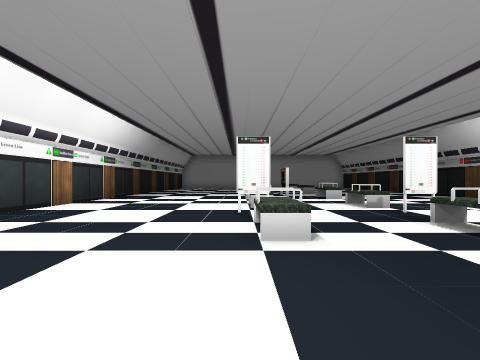
[1] (above)

18 first-person views from a walk through a scene from a Unity 3-D project. The camera is 1.2 m above the floor, looks level and sees 85° across. The floor is counted in squares, 2 m on a side. Each view is taken from the middle of a square. On the plan, view 1 faces up. The plan holds only what a view shows up to about 9 squares ahead; the rest is blank. The place goes on beyond the plan. The player character is not drawn. Some surface patterns are stand-ins.

[2]
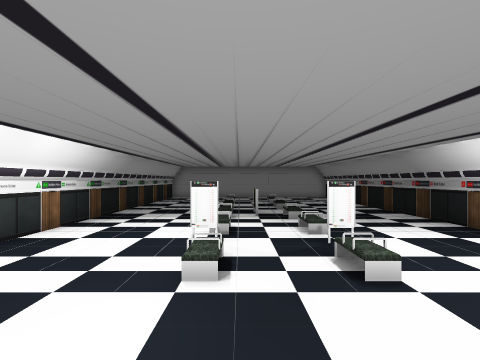

[3]
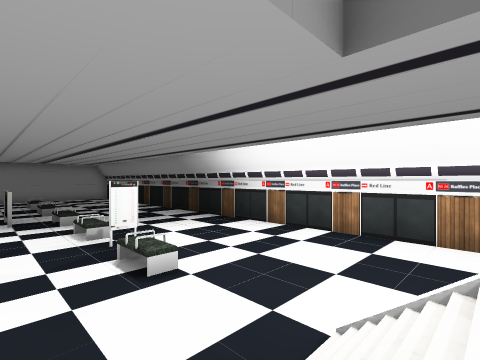

[4]
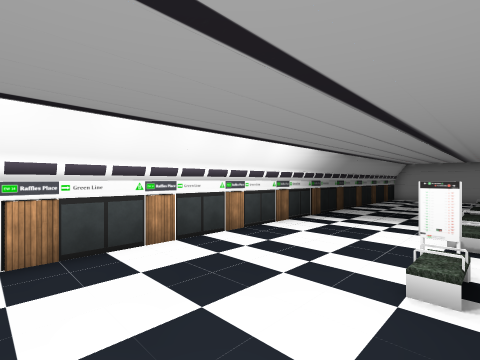

[5]
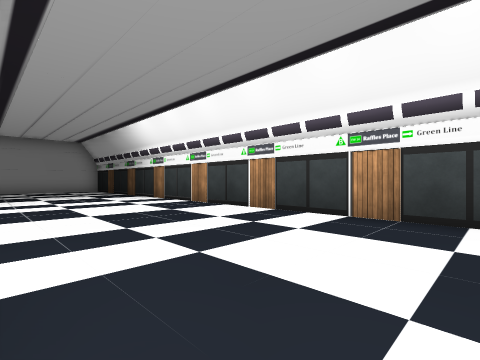

[6]
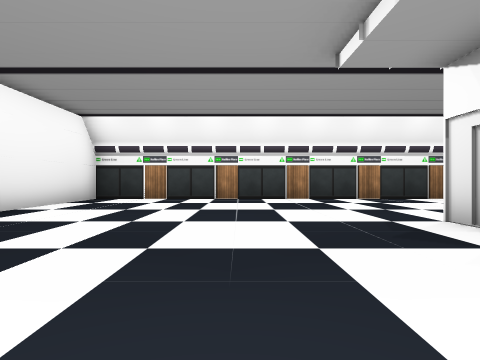

[7]
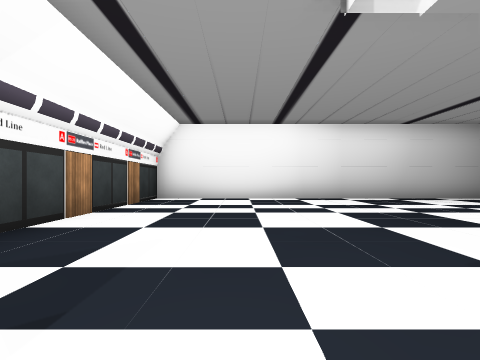

[8]
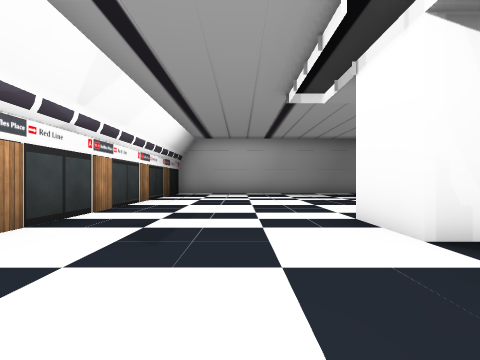

[9]
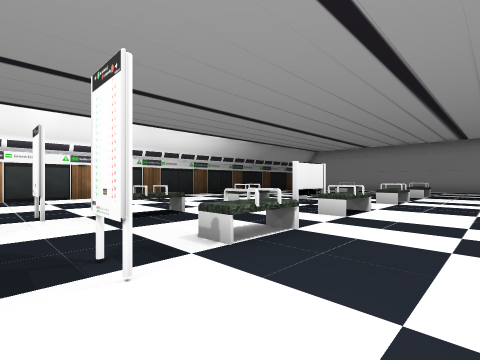

[10]
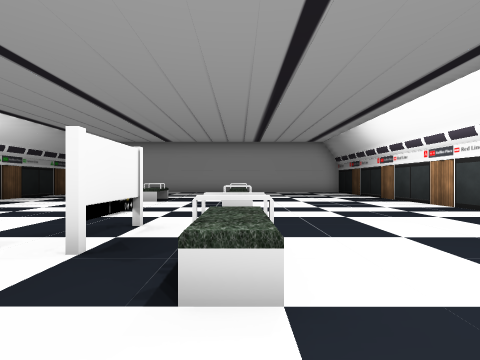

[11]
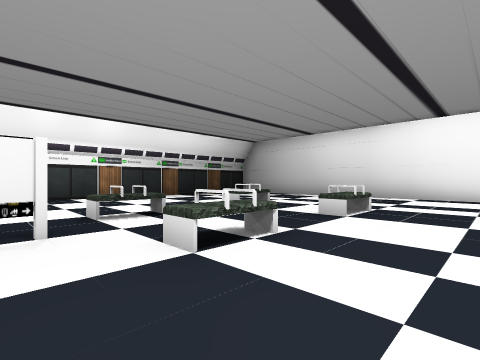

[12]
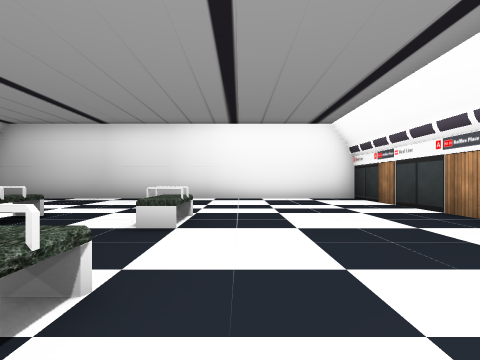

[13]
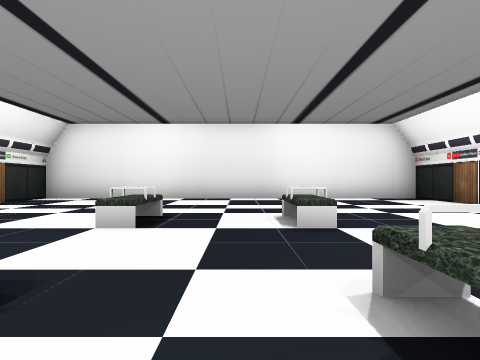

[14]
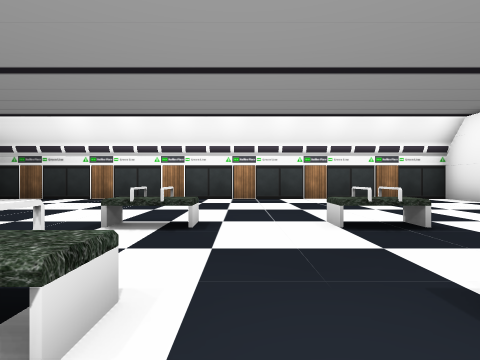

[15]
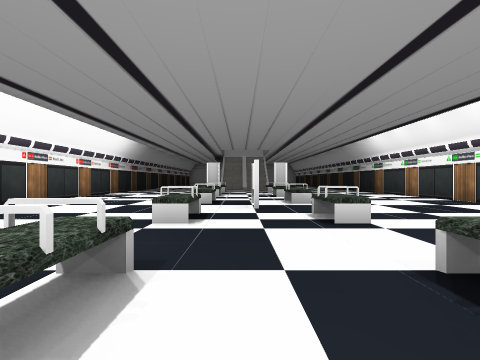

[16]
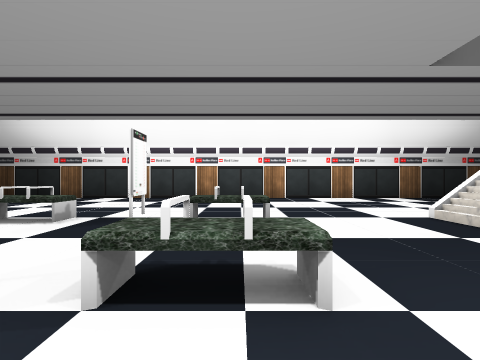

[17]
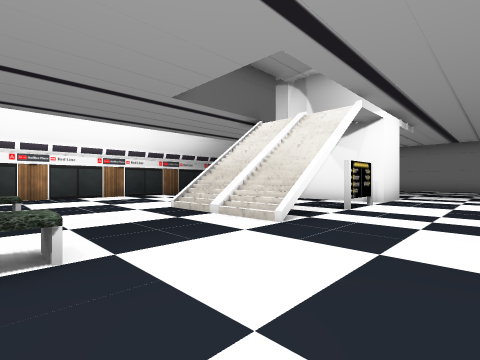

[18]
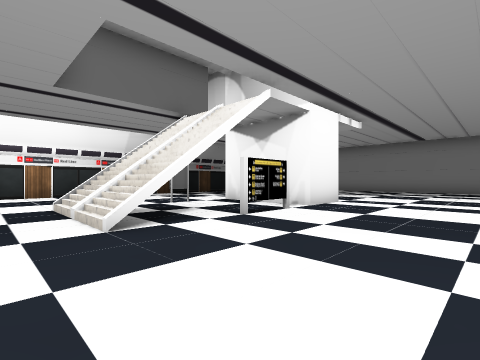

### Floor plan
Points are (right, up) in squares from view 1. A wall is a line through its corners. A room is listed if a view was taken in it or the views show most of it. See-through windows are left out.
Room 1 (views 1, 2, 3, 4, 5, 6, 7, 8, 9, 10, 11, 12, 13, 14, 15, 16, 17, 18)
walls: (1.6, 9.2) (1.6, 10.5); (0.2, -3.8) (0.2, -2.3); (1.4, -4.5) (3.2, -4.5) (3.2, -6.1); (1.7, 10.6) (1.7, 9); (-4.3, 19.5) (-4.3, -13.6) (7.7, -13.6) (7.7, 19.5) (-4.3, 19.5)
objects: other object (0, 3); other object (0, 5); other object (0, 6); other object (0, 9) to (1, 9); other object (0, 12); other object (0, 15); other object (1, -6) to (1, -5); other object (3, -3); other object (3, 3); other object (3, 5); other object (3, 6); other object (3, 9); other object (3, 12); other object (3, 15)

Where each view was taken, in squares from view 1:
view 1: 0 up, 0 right, facing up
view 2: 1 down, 1 right, facing up
view 3: 1 down, 1 right, facing up-right
view 4: 1 down, 1 right, facing up-left
view 5: 1 up, 0 right, facing down-left
view 6: 9 down, 4 right, facing left
view 7: 5 down, 5 right, facing down
view 8: 2 down, 5 right, facing down
view 9: 4 up, 5 right, facing up-left
view 10: 7 up, 3 right, facing up
view 11: 10 up, 5 right, facing up-left
view 12: 11 up, 4 right, facing up
view 13: 11 up, 2 right, facing up
view 14: 13 up, 4 right, facing left
view 15: 16 up, 2 right, facing down
view 16: 3 up, 1 left, facing right
view 17: 3 up, 2 left, facing down-right
view 18: 1 up, 3 left, facing down-right
